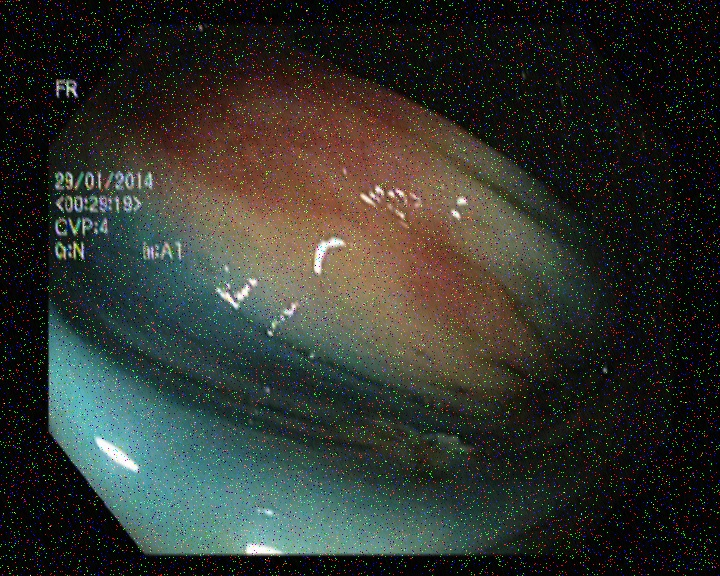
#> input picture 2.jpg, 720 x 576 px, found by its file name
$ python feature_extraction.py
#> lines starting #> are read from the running program, lines starting #| are printed output that depends on the picture; long printed decimals are rounded; pictures that were not available may be replaced by others from this repository, and a replacement may not be noted
import numpy as np
import cv2
img = cv2.imread("noise/0/2.jpg", cv2.IMREAD_COLOR)
#> img is the input picture: shape (576, 720, 3); mean B, G, R 46.8, 52.3, 49.4

print(np.var(img[:, :, 0]))
#| 2277.228
print(np.var(img[:, :, 1]))
#| 2628.598
print(np.var(img[:, :, 2]))
#| 2404.252

img = cv2.imread("noise/1/3.jpg", cv2.IMREAD_COLOR)
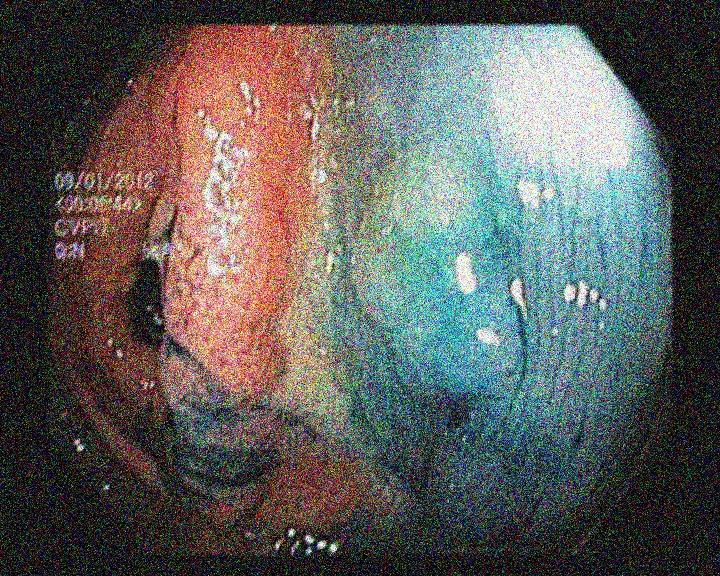
#> input picture 0.jpg, 720 x 576 px, given in place of 3.jpg, which was not available
#> img is the input picture: shape (576, 720, 3); mean B, G, R 90.9, 93.8, 94.4

print(np.var(img[:, :, 0]))
#| 4989.467
print(np.var(img[:, :, 1]))
#| 5202.692
print(np.var(img[:, :, 2]))
#| 5339.654

img = cv2.imread("noise/2/1.jpg", cv2.IMREAD_COLOR)
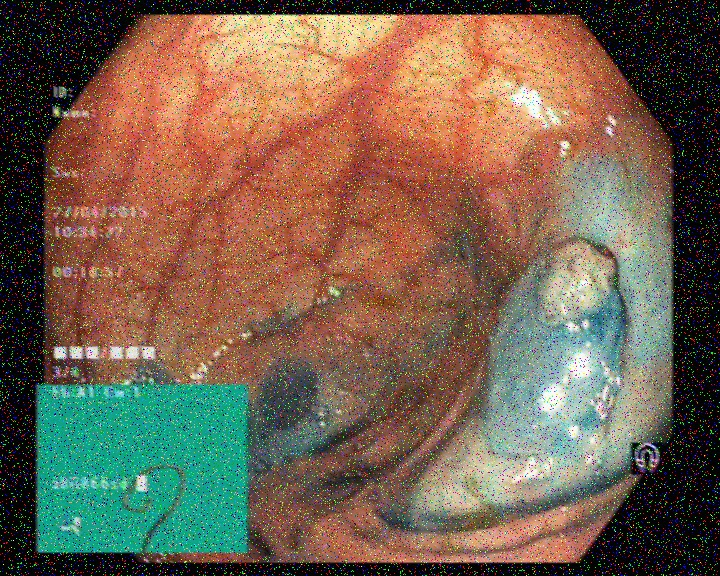
#> input picture 1.jpg, 720 x 576 px, found by its file name
#> img is the input picture: shape (576, 720, 3); mean B, G, R 79.9, 98.6, 118.6

print(np.var(img[:, :, 0]))
#| 2976.508
print(np.var(img[:, :, 1]))
#| 3982.116
print(np.var(img[:, :, 2]))
#| 6127.665

img = cv2.imread("noise/3/6.jpg", cv2.IMREAD_COLOR)
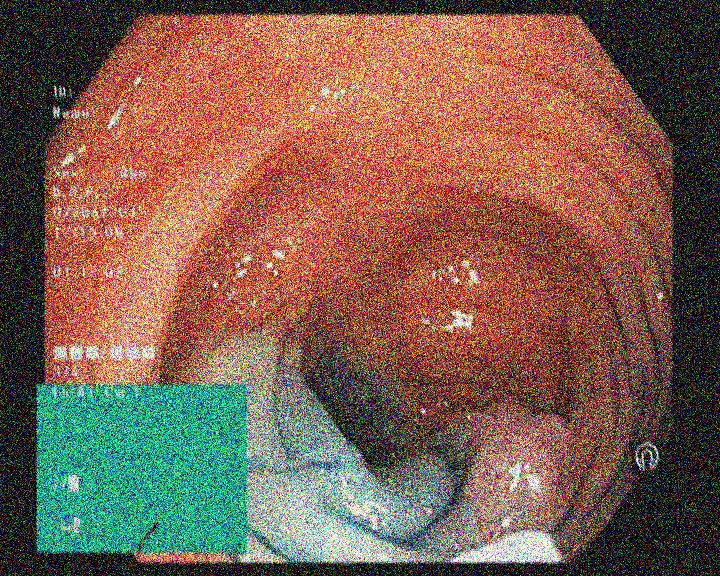
#> input picture -1.jpg, 720 x 576 px, given in place of 6.jpg, which was not available
#> img is the input picture: shape (576, 720, 3); mean B, G, R 81, 95.3, 126.2

print(np.var(img[:, :, 0]))
#| 3337.803
print(np.var(img[:, :, 1]))
#| 4144.255
print(np.var(img[:, :, 2]))
#| 6175.293
